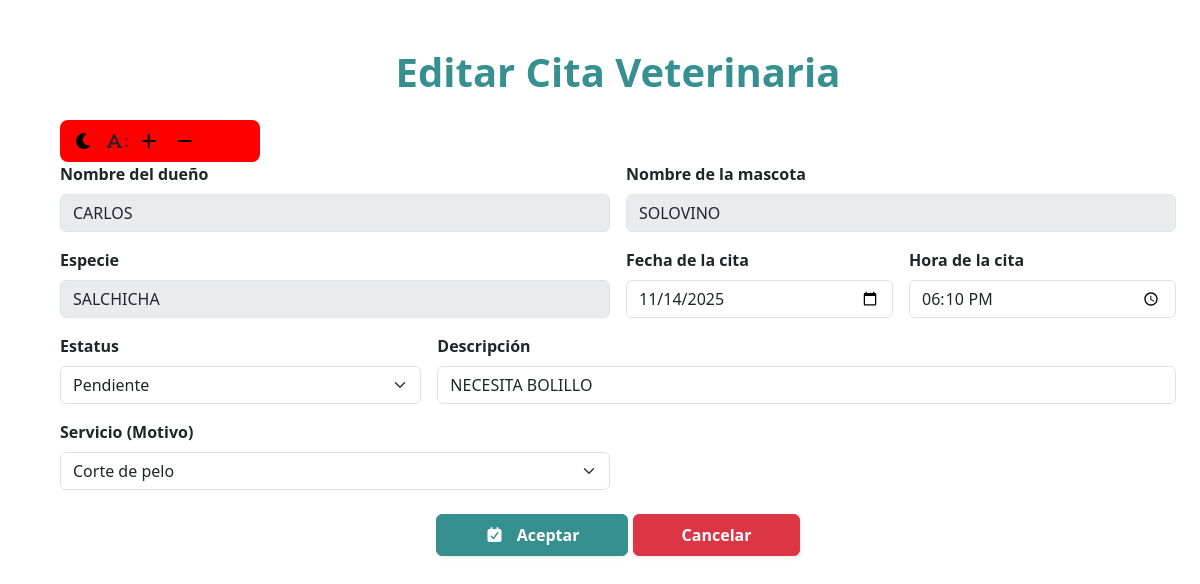
The page /editar/2/ (signed in) on the database its author committed.
### app/models.py (models this page shows, shortened)
class Cita_Veterinaria(models.Model):
    nombre_dueño = models.CharField(max_length=100)
    nombre_mascota = models.CharField(max_length=100)
    especie = models.CharField(max_length=100)
    fecha_cita = models.DateField()
    hora_cita = models.TimeField()
    estatus_cita = models.CharField(max_length=100)
    descripcion = models.TextField(blank=True, null=True)
    servicio = models.ForeignKey(Servicio, on_delete=models.PROTECT, null=True)
    class Meta:
        permissions = [
            ("consulta_full_edit", "Puede cambiar todos los elementos de una cita."),
        ]

class Servicio(models.Model):
    nombre = models.CharField(max_length=100)
    descripcion = models.TextField(blank=True, null=True)
    precio = models.DecimalField(max_digits=10, decimal_places=2)

### app/views.py (the view, shortened to what this page needs)
# urls.py: path('editar/<int:id>/', views.editar_Cita_Veterinaria, name='editar'),
@login_required
def editar_Cita_Veterinaria(request, id):
    cita_veterinaria = get_object_or_404(Cita_Veterinaria, id=id)
    listar_servicio = Servicio.objects.all()
    consulta_full_edit = request.user.has_perm('app.consulta_full_edit')
    return render(request, 'editar.html', {
        'cita_veterinaria': cita_veterinaria,
        'servicio': listar_servicio,
        'consulta_full_edit': consulta_full_edit
    })

### app/templates/editar.html (shortened to what this page needs)
{% load static %}
<!DOCTYPE html>
<html lang="en">
<head>
    <link href="https://cdn.jsdelivr.net/npm/bootstrap@5.3.8/dist/css/bootstrap.min.css" rel="stylesheet">
    <link rel="stylesheet" href="https://cdnjs.cloudflare.com/ajax/libs/font-awesome/7.0.1/css/all.min.css" />
    <link rel="stylesheet" href="{% static 'css/editar.css' %}">
</head>
<body>
    <main class="container m-5">
    <h1 class="text-center mb-4 fw-bold color">Editar Cita Veterinaria</h1>
    <div id="divdeprueba">
        <button class="botones" type="button" style="background-color: transparent; border:none;" onclick="modoOscuro()"><i class="fa-solid fa-moon"></i></button>
        <i class="fa-solid fa-font"></i>:
        <button class="botones" type="button" style="background-color: transparent; border:none;" onclick="tamañoGrande()"><i class="fa-solid fa-plus"></i></button>
        <button class="botones" type="button" style="background-color: transparent; border:none;" onclick="tamañoPequeño()"><i class="fa-solid fa-minus"></i></button>
    </div>
    <form method="POST">
        {% if consulta_full_edit %}
        <div class="row g-3">
            <div class="col-md-6">
                <label for="nombre_dueño" class="form-label fw-semibold">Nombre del dueño</label>
                <input  readonly type="text" name="nombre_dueño" id="nombre_dueño" class="form-control" value="{{ cita_veterinaria.nombre_dueño }}" pattern="[A-Za-z\s]+" placeholder="Ej. Edgar" required>
            </div>
            <div class="col-md-6">
                <label for="nombre_mascota" class="form-label fw-semibold">Nombre de la mascota</label>
                <input readonly type="text" name="nombre_mascota" id="nombre_mascota" class="form-control" value="{{ cita_veterinaria.nombre_mascota }}" pattern="[A-Za-z\s]+" placeholder="Ej. Rocky" required>
            </div>
            <div class="col-md-6">
                <label for="especie" class="form-label fw-semibold">Especie</label>
                <input readonly type="text" name="especie" id="especie" class="form-control" value="{{ cita_veterinaria.especie }}" pattern="[A-Za-z\s]+" placeholder="Ej. Perro, Gato" required>
            </div>
            <div class="col-md-3">
                <label for="fecha_cita" class="form-label fw-semibold">Fecha de la cita</label>
                <input type="date" name="fecha_cita" id="fecha_cita" class="form-control" value="{{ cita_veterinaria.fecha_cita|date:'Y-m-d' }}" required>
            </div>
            <div class="col-md-3">
                <label for="hora_cita" class="form-label fw-semibold">Hora de la cita</label>
                <input type="time" name="hora_cita" id="hora_cita" class="form-control" value="{{ cita_veterinaria.hora_cita|time:'H:i' }}" required>
            </div>
            <div class="col-md-4">
                <label for="estatus_cita" class="form-label fw-semibold" >Estatus</label>
                <select name="estatus_cita" id="estatus_cita" class="form-select" >
                    <option value="Pendiente" {% if cita_veterinaria.estatus_cita == 'Pendiente' %}selected{% endif %}>Pendiente</option>
                </select>
            </div>
            <div class="col-md-8">
                <label for="descripcion" class="form-label fw-semibold">Descripción</label>
                <input type="text" name="descripcion" id="descripcion" class="form-control"  value="{{ cita_veterinaria.descripcion }}" placeholder="Detalles de la cita">
            </div>
            <div class="col-md-6">
                <label for="servicio" class="form-label fw-semibold">Servicio (Motivo)</label>
                <select name="servicio" id="servicio" class="form-select">
                {% for servicios in servicio %}
                    <option value="{{ servicios.id }}" {% if servicios.id == cita_veterinaria.servicio.id %}selected{% endif %}>{{ servicios.nombre }}</option>
                {% endfor %}
                </select>
            </div>
        {% endif %}
        <div class="col-12 text-center mt-4">
            <button type="submit" class="btn btn-success px-5 py-2 fw-semibold shadow-sm">
            <i class="fa-solid fa-calendar-check me-2"></i> Aceptar
            </button>
            <a href="{% url 'listar' %}" class="btn btn-danger px-5 py-2 fw-semibold shadow-sm">Cancelar</a>
        </div>
        </div>
    </form>
    </main>
</body>
</html>

### app/static/css/editar.css (style rules this page uses)
.btn.btn-success { background-color: rgb(55, 144, 144) !important; border-color: rgb(55, 144, 144) !important; }
.color { color:rgb(55, 144, 144); }
input[readonly] { background-color: #e9ecef; cursor: not-allowed; }
#divdeprueba { background-color: rgb(255, 0, 0); padding: 8px; border-radius: 8px; width:200px; }
#divdeprueba button { background-color: transparent !important; border: none !important; }
#divdeprueba i { transition: color 1s ease-in-out; }

### rows shown on the page
Cita_Veterinaria: nombre_dueño "CARLOS", nombre_mascota "SOLOVINO", especie "SALCHICHA", fecha_cita "11/14/2025", hora_cita "18:10", descripcion "NECESITA BOLILLO", servicio "Corte de pelo"
